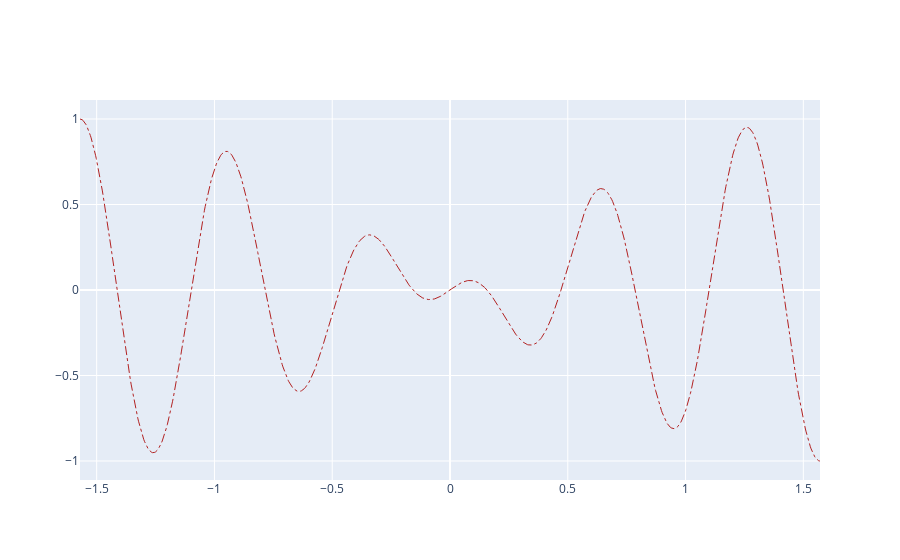

This figure's notebook cell:
### Code cell
fig = go.Figure()
fig.add_trace(go.Scatter(x=x, y=y0, name='High 2014',
                         line=dict(color='firebrick', width=1,dash="dashdot")))
fig.show()

### Figure 1 — Plotly figure (JSON) as saved in the notebook; plotly's stock layout.template omitted (floating-point values rounded to 4 significant figures; data arrays with more than 128 entries replaced by an {"elided": "..."} marker saying what was removed)
{"data": [{"line": {"color": "firebrick", "dash": "dashdot", "width": 1}, "name": "High 2014", "type": "scatter", "x": {"elided": "1000 float values"}, "y": {"elided": "1000 float values"}}], "layout": {}}
